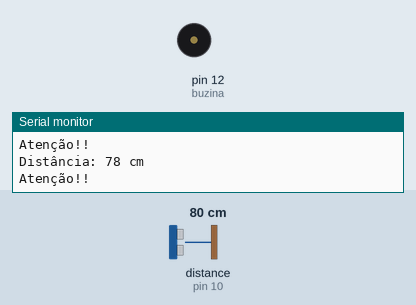
Simulated run of this sketch. Board: Arduino Uno, built with avr-gcc and run on an emulated ATmega328P. Parts: buzzer (waves = sounding), the last lines printed to the serial monitor. Wiring (from diagram.json): ultrasonic range finder: trigger pin 11; echo pin 10. Inputs (shaded band) come from the test bench; at power-on: distance to the obstacle (sensor on pin 10) 80 cm. The echo pulse lasts 58.3 µs per cm.

Above: at 4.8 s.
4.9 s: distance to the obstacle (sensor on pin 10) set to 199 cm
9.9 s: distance to the obstacle (sensor on pin 10) set to 206 cm
At 10.6 s:
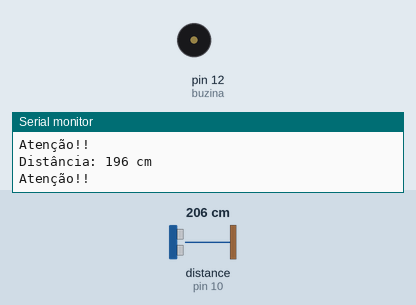
19.2 s: distance to the obstacle (sensor on pin 10) set to 2 cm
At 19.3 s:
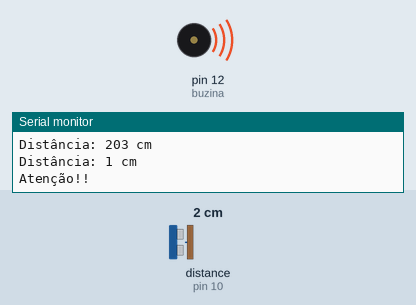
Timing chart, 0 to 29.9 s (numbered marks = the images above; inputs shaded):
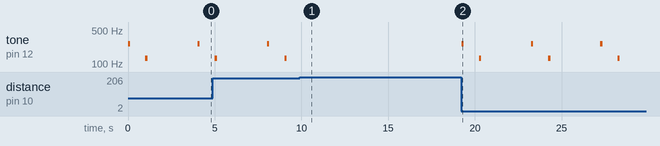

Measured:
- after the input at 9.9 s, tone on pin 12 (buzina): stops changing and stays silent
- after the input at 19.2 s, tone on pin 12 (buzina): silent → 262 Hz at once, then repeats every 4.0 s: silent 0.88 s, 131 Hz 0.13 s, silent 2.9 s, 262 Hz 0.13 s
- by itself, tone on pin 12 (buzina): plays 131 Hz for 0.13 s, 262 Hz for 0.13 s, 131 Hz for 0.13 s

The sketch:

Sem_foro.ino
```cpp
#define trigPin 11
#define echoPin 10
long duracion;
int distancia;

int ledPinr = 8;
int ledPina = 7;
int ledPinv = 6;
int distanciaTotal = 199;
int buzina = 12;
int buzina1 = 13;

unsigned long tiempoAnterior = 0;
const long intervalo = 500;

void setup() {
 Serial.begin(9600);
 pinMode(trigPin, OUTPUT);
 pinMode(echoPin, INPUT);
 pinMode(buzina, OUTPUT);
 pinMode(buzina1, OUTPUT);
 noTone(buzina);
 noTone(buzina1);
}

void loop() {
    digitalWrite(trigPin, LOW);
    delayMicroseconds(2);
    digitalWrite(trigPin, HIGH);
    delayMicroseconds(10);
    digitalWrite(trigPin, LOW);

    duracion = pulseIn(echoPin, HIGH);

    distancia = duracion * 0.034 / 2;

    Serial.print("Distância: ");
    Serial.print(distancia);
    Serial.println(" cm");

  if (distancia < distanciaTotal) {
    Serial.println("Atenção!!");
    digitalWrite(ledPina, HIGH);
    digitalWrite(ledPinr, LOW);
    tone(buzina, 262, 125);
    delay(1000);

    digitalWrite(ledPina, LOW);
    digitalWrite(ledPinr, HIGH);
    tone(buzina, 131, 125);
    delay(3000);
  }
 }
```
